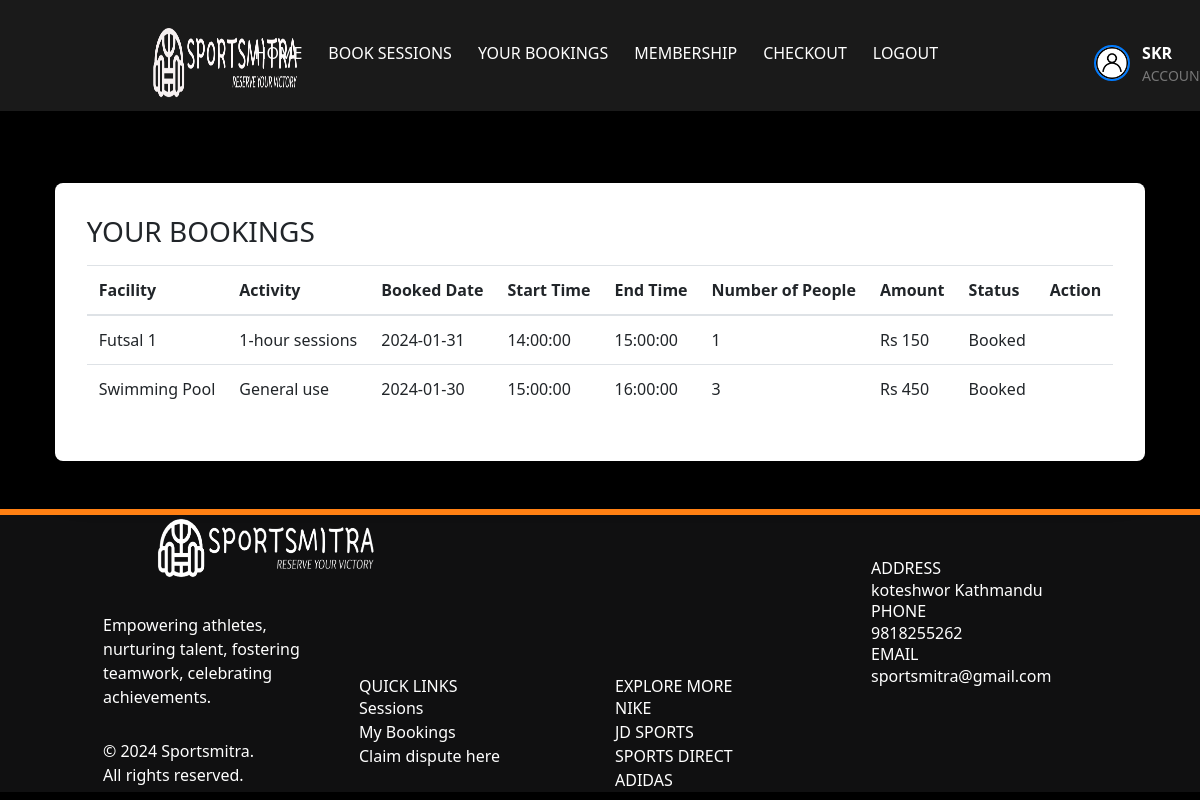
The app's page /my_bookings (signed in), older data.
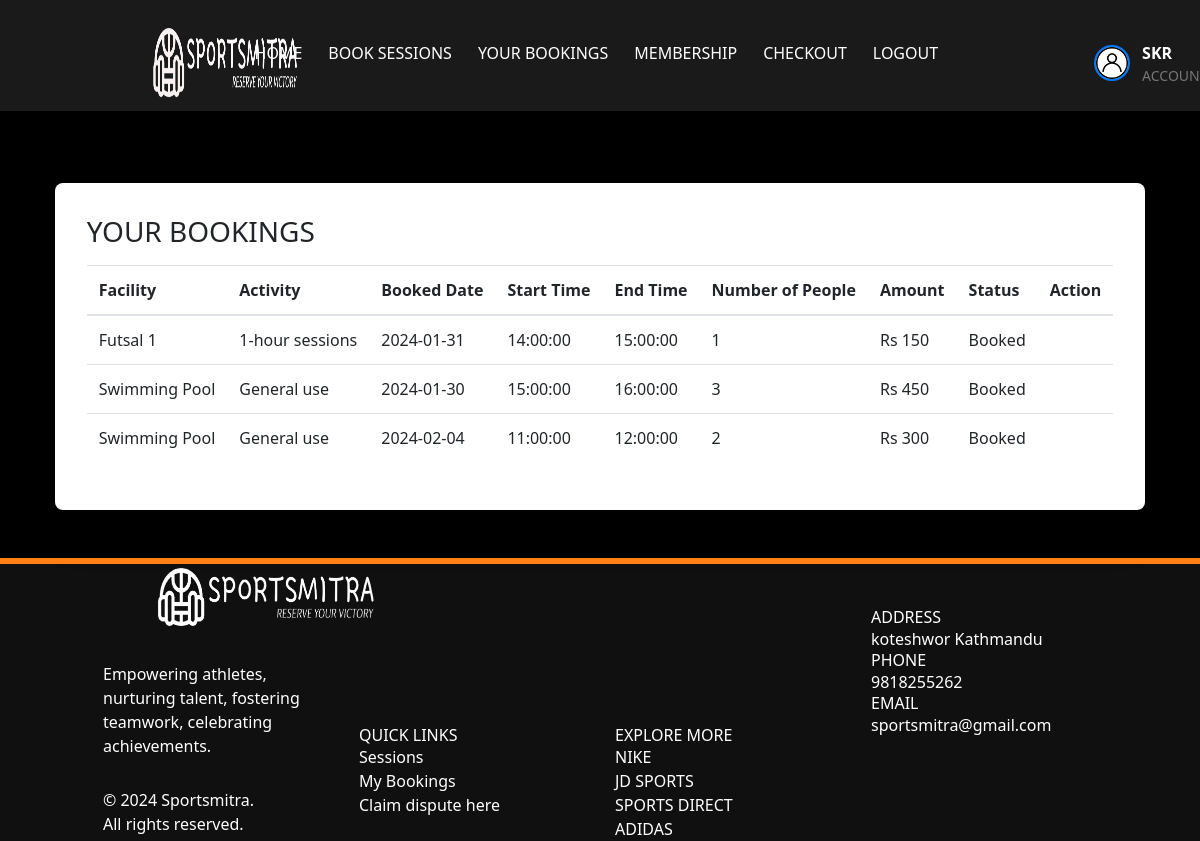
The same page, newer data.
### app/models.py (models this page shows, shortened)
class UserAccount(UserMixin, db.Model):
    __tablename__ = 'UserAccount'
    id = db.Column(db.Integer, primary_key=True)
    User = db.Column(db.String(500), index=True)
    Email = db.Column(db.String(500), index=True, unique=True)
    Password = db.Column(db.String(500), index=True)
    Mobile = db.Column(db.String(120), index=True)
    verification_token = db.Column(db.String(1120), unique=True)
    verified = db.Column(db.Boolean, default=False)
    start_date = db.Column(db.Date, nullable=True)
    end_date = db.Column(db.Date, nullable=True)
    Member = db.Column(db.Boolean, default=False)
    member_type = db.Column(db.String(50))
    profile_picture = db.Column(
        db.String(255), nullable=True, default='../static/images/3.jpg')
    roles = db.relationship("Role", secondary=user_role,
                            backref=db.backref("users", lazy="dynamic"))
    def has_role(self, role_name):
        my_role = Role.query.filter_by(name=role_name).first()
        if my_role in self.roles:
            return True
        else:
            return False

class Booking(db.Model):
    __tablename__ = "Booking"
    id = db.Column(db.Integer, primary_key=True)
    user_id = db.Column(db.Integer, db.ForeignKey('UserAccount.id'))
    Book_Time = db.Column(db.Date, index=True)
    Status = db.Column(db.String(500), index=True)
    session_id = db.Column(db.Integer, db.ForeignKey('Sessions.id'))
    Size = db.Column(db.Integer, index=True)
    Amount = db.Column(db.Integer, index=True)
    activity_id = db.Column(db.Integer, db.ForeignKey('activity.id'))
    activity = db.relationship(
        "Activity", backref=db.backref("bookings", lazy="dynamic"))
    user = db.relationship(
        "UserAccount", backref=db.backref("bookings", lazy="dynamic"))
    session = db.relationship(
        "Sessions", backref=db.backref("bookings", lazy="dynamic"))
    receipt_id = db.Column(db.Integer, db.ForeignKey('receipt.id'))
    receipt = db.relationship("Receipt", backref=db.backref("bookings", lazy="dynamic"), foreign_keys=[
                              receipt_id])  # Update relationship attribute for Receipt

class Facility(db.Model):
    id = db.Column(db.Integer, primary_key=True)
    Name = db.Column(db.String(500), index=True)
    Capacity = db.Column(db.Integer, index=True)
    Start_Facility = db.Column(db.String(500), index=True)
    End_Facility = db.Column(db.String(500), index=True)

class Activity(db.Model):
    id = db.Column(db.Integer, primary_key=True)
    facility_id = db.Column(db.Integer, db.ForeignKey('facility.id'))
    Activity_Name = db.Column(db.String(500), index=True)
    Amount = db.Column(db.Integer, index=True)
    facility = db.relationship(
        "Facility", backref=db.backref("activities", lazy="dynamic"))

class Sessions(db.Model):
    __tablename__ = "Sessions"
    id = db.Column(db.Integer, primary_key=True)
    Date = db.Column(db.Date, index=True)
    Start_time = db.Column(db.Time, index=True)
    End_time = db.Column(db.Time, index=True)
    Remaining_Cap = db.Column(db.Integer, index=True)
    facility_id = db.Column(db.Integer, db.ForeignKey("facility.id"))
    facility = db.relationship(
        "Facility", backref=db.backref("sessions", lazy="dynamic"))
    activities = db.relationship(
        "Activity", secondary=session_activity_association, backref=db.backref("sessions", lazy="dynamic"))

### app/views.py (the view)
@app.route('/my_bookings')
@login_required
@require_role(role="User")
def my_bookings():
    bookings = Booking.query.filter_by(
        user_id=current_user.id, Status="Booked").all()
    current_time = datetime.now().date()
    return render_template('my_bookings.html', bookings=bookings, current_time=current_time, User=current_user)

### app/views.py (called while the page is built)
def require_role(role):
    def decorator(func):
        @wraps(func)
        def wrapped_function(*args, **kwargs):
            if not current_user.has_role(role):
                return redirect("/")
            else:
                return func(*args, **kwargs)
        return wrapped_function
    return decorator

@login_manager.user_loader
def load_user(id):
    return UserAccount.query.get(int(id))

### app/templates/my_bookings.html (shortened to what this page needs)
<!DOCTYPE html>
<html lang="en">
  <head>
    <link href="../static/css/animate.css" rel="stylesheet" />
    <link
      rel="stylesheet"
      href="../static/css/bootstrap.min.css"
      type="text/css"
    />
    <link rel="stylesheet" type="text/css" href="../static/css/style.css" />
    <link
      rel="stylesheet"
      href="https://cdn.jsdelivr.net/npm/tailwindcss@latest/dist/tailwind.min.css"
    />
  </head>
  <body>
    <nav class="navbar navbar-expand-md navbar-dark">
      <div class="container" style="padding-top: 15px;">
        <a class="navbar-brand mr-auto" href="/"
          ><img src="../static/images/nb.png" alt="Sportsmitra" class="logo"
        /></a>
        <div class="collapse navbar-collapse" id="collapsibleNavbar">
          <ul class="navbar-nav ml-auto">
            <li class="nav-item"><a class="nav-link" href="/user">Home</a></li>
            <li class="nav-item"><a class="nav-link" href="/lookup_venue">Book Sessions</a></li>
            <li class="nav-item"><a class="nav-link" href="/my_bookings">Your Bookings</a></li>
            <li class="nav-item"><a class="nav-link" href="{{ url_for('order_subscription', username=current_user.User) }}">Membership</a></li>
            <li class="nav-item"><a class="nav-link" href="/checkout_page">Checkout</a></li>
            <li class="nav-item"><a class="nav-link" href="#" id="logout">Logout</a></li>
            <li class="nav-item">
              <a class="nav-link" href="/update_user" style="display: flex; align-items: center; margin-left: 130px; text-decoration: none; color: #333;">
                <img src="../static/images/acc.jpg" alt="User Account" style="width: 36px; height: 36px; border-radius: 50%; margin-right: 12px; border: 2px solid #007bff;"/>
                <div>
                  <span style="font-weight: bold; font-size: 16px; display: block;">{{User.User}}</span>
                  <span style="font-size: 14px; display: block; color: #777;">Account</span>
                </div>
              </a>
            </li>
        </ul>
        </div>
      </div>
    </nav>
    <br />
    <br />
    <br />
    <div class="w-full flex items-center justify-center px-4">
      <div class="max-w-screen-xl">
        <div class="bg-white p-8 rounded-lg shadow-lg">
           {% if
          bookings %}
          <b><h1 class="h3 mb-3 font-weight-normal">YOUR BOOKINGS</h1></b>
          <div class="table-responsive">
            <table class="table table-hover w-full">
              <thead>
                <tr>
                  <th>Facility</th>
                  <th>Activity</th>
                  <th>Booked Date</th>
                  <th>Start Time</th>
                  <th>End Time</th>
                  <th>Number of People</th>
                  <th>Amount</th>
                  <th>Status</th>
                  <th>Action</th>
                </tr>
              </thead>
              <tbody>
                {% for item in bookings %}
                <tr>
                  <td>{{ item.session.facility.Name }}</td>
                  <td>{{ item.activity.Activity_Name }}</td>
                  <td>{{ item.Book_Time }}</td>
                  <td>{{ item.session.Start_time }}</td>
                  <td>{{ item.session.End_time }}</td>
                  <td>{{ item.Size }}</td>
                  <td>Rs {{ item.Size * item.activity.Amount }}</td>
                  <td>{{ item.Status }}</td>
                  <td>
                  </td>
                </tr>
                {% endfor %}
            </table>
          </div>
        </div>
      </div>
    </div>
    {% endif %}
    <br />
    <br />
    <footer class="container-fluid">
      <div class="container">
        <div class="row">
          <div
            class="col-md-3 footer1 d-flex wow bounceInLeft"
            data-wow-delay=".25s"
          >
            <div class="d-flex flex-wrap align-content-center">
              <a href="#"
                ><img src="../static/images/fnb.png" alt="logo" class="logo"
              /></a>
              <p>
                Empowering athletes, nurturing talent, fostering teamwork,
                celebrating <br />
                achievements.
              </p>
              <p>&copy; 2024 Sportsmitra. <br />All rights reserved.<br /></p>
            </div>
          </div>
          <div
            class="col-md-3 footer2 wow bounceInUp"
            data-wow-delay=".25s"
            id="contact"
          >
            <br />
            <br />
            <br />
            <br />
            <br />
            <br />
            <br />
            <h5>QUICK LINKS</h5>
            <a href="/lookup_venue">Sessions</a><br />
            <a href="/my_bookings">My Bookings</a><br />
            <a href="/refund_form">Claim dispute here</a>
          </div>
          <div
            class="col-md-3 footer2 wow bounceInUp"
            data-wow-delay=".25s"
            id="contact"
          >
            <br />
            <br />
            <br />
            <br />
            <br />
            <br />
            <br />
            <h5>EXPLORE MORE</h5>
            <a href="https://www.nike.com"> NIKE </a><br />
            <a href="https://www.jdsports.com"> JD SPORTS </a><br />
            <a href="https://www.sportsdirect.com"> SPORTS DIRECT </a><br />
            <a href="https://www.adidas.co.uk"> ADIDAS </a><br />
          </div>
          <div class="col-md-3 footer3 wow bounceInRight" data-wow-delay=".25s">
            <h5>ADDRESS</h5>
            <p>koteshwor Kathmandu</p>
            <h5>PHONE</h5>
            <p>9818255262</p>
            <h5>EMAIL</h5>
            <p>sportsmitra@gmail.com</p>
          </div>
        </div>
      </div>
    </footer>
  </body>
</html>

### app/static/css/style.css (style rules this page uses)
body { font-family: "Lato", sans-serif; overflow: hidden; overflow-y: scroll; background-color: #000; }
body nav { background: rgba(255, 255, 255, 0.1); }
body nav .navbar-nav a { font-size: 16px; text-transform: uppercase; color: #fff !important; transition: all 0.3s; -webkit-transition: all 0.3s; -ms-transition: all 0.3s; -o-transition: all 0.3s; }
a, a:hover { color: #ff8013; }
footer { background: #101011; color: #fff; }
footer .footer1 p { margin-top: 30px; }
footer .footer3 { padding-top: 50px; }
footer::before { content: ""; position: absolute; border: 3px solid #ff8013; width: 100%; left: 0; }
.logo { height: 70px; width: auto; margin-left: 50px; margin-right: 50px; }
.nav-item { flex: 0 0 auto; margin-right: 10px; }

Row changes from the older to the newer data that the page shows:
added Booking: session.facility.Name "Swimming Pool", activity.Activity_Name "General use", Book_Time "2024-02-04", session.Start_time "11:00:00", session.End_time "12:00:00", Size "2", item.Size*item.activity.Amount "300", Status "Booked"
